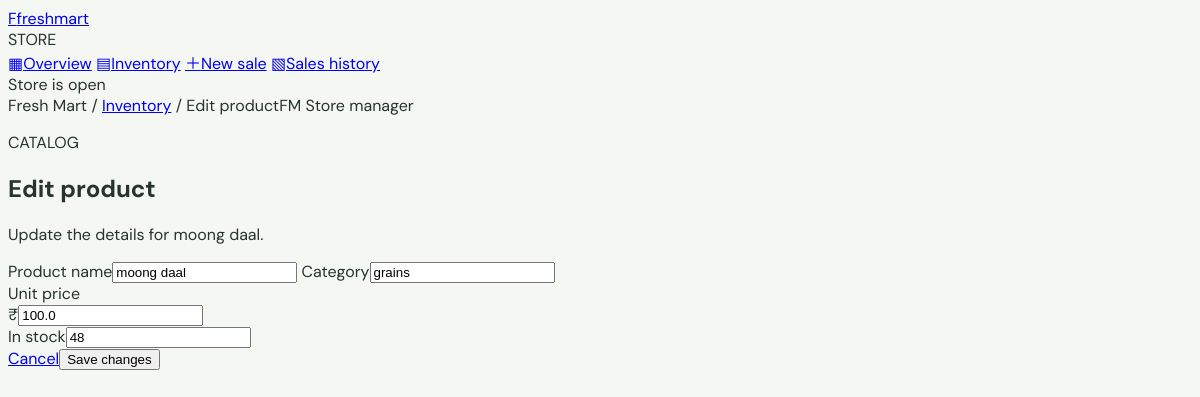
Page /inventory/2/edit on the committed database.
### tables this page shows
CREATE TABLE products (
    id INTEGER PRIMARY KEY AUTOINCREMENT,
    name TEXT NOT NULL COLLATE NOCASE UNIQUE,
    category TEXT NOT NULL DEFAULT '',
    price REAL NOT NULL CHECK (price >= 0),
    stock INTEGER NOT NULL CHECK (stock >= 0),
    created_at TEXT NOT NULL DEFAULT CURRENT_TIMESTAMP
);

### routes/inventory.py (the view, shortened to what this page needs)
@inventory_bp.route("/inventory/<int:product_id>/edit", methods=["GET", "POST"])
def edit(product_id):
    product = get_product(product_id)
    if product is None:
        flash("Product not found.", "error")
        return redirect(url_for("inventory.index"))
    return render_template("edit_product.html", product=product)

### database/db.py (called while the page is built)
def get_db():
    if "db" not in g:
        database_path = Path(current_app.config["DATABASE"])
        database_path.parent.mkdir(parents=True, exist_ok=True)
        g.db = sqlite3.connect(database_path)
        g.db.row_factory = sqlite3.Row
        g.db.execute("PRAGMA foreign_keys = ON")
    return g.db

### models/product.py (called while the page is built)
    @classmethod
    def from_row(cls, row):
        return cls(**dict(row))

### services/inventory_service.py (called while the page is built)
def get_product(product_id):
    row = get_db().execute("SELECT * FROM products WHERE id = ?", (product_id,)).fetchone()
    return Product.from_row(row) if row else None

### templates/edit_product.html (shortened to what this page needs)
{% extends "base.html" %}
{% block breadcrumb %}<a href="{{ url_for('inventory.index') }}">Inventory</a> / Edit product{% endblock %}
{% block content %}
<div class="page-heading"><div><p class="eyebrow">CATALOG</p><h1>Edit product</h1><p class="muted">Update the details for {{ product.name }}.</p></div></div>
<section class="panel form-panel"><form method="post" class="product-form">
  <label>Product name<input name="name" required maxlength="120" value="{{ request.form.get('name', product.name) }}"></label>
  <label>Category<input name="category" maxlength="80" value="{{ request.form.get('category', product.category) }}" placeholder="e.g. Produce"></label>
  <div class="form-row"><label>Unit price<div class="input-prefix"><span>₹</span><input type="number" name="price" required min="0" step="0.01" value="{{ request.form.get('price', product.price) }}"></div></label><label>In stock<input type="number" name="stock" required min="0" step="1" value="{{ request.form.get('stock', product.stock) }}"></label></div>
  <div class="form-actions"><a class="button button-quiet" href="{{ url_for('inventory.index') }}">Cancel</a><button class="button button-primary" type="submit">Save changes</button></div>
</form></section>
{% endblock %}

### static/css/style.css (style rules this page uses)
:root { font-family:'DM Sans',sans-serif;color:#26342d;background:#f5f7f3;font-synthesis:none;text-rendering:optimizeLegibility;--ink:#26342d;--muted:#7c8880;--line:#e6ebe5;--green:#24754e;--green-dark:#185d3b;--green-soft:#e7f3e9;--yellow:#dfaa43;--coral:#d66f5f;--paper:#fff;--shadow:0 12px 30px rgba(31,58,42,.045 }
* { box-sizing:border-box }
body { margin:0;min-height:100vh }
.page-heading { display:flex;align-items:center;justify-content:space-between;gap:20px;margin-bottom:27px }
.eyebrow { color:var(--green);font-size:10px;font-weight:700;letter-spacing:1.2px;margin:0 0 9px }
.page-heading h1 { font:700 28px Manrope,sans-serif;letter-spacing:0;margin:0;color:#20352a }
.muted { color:var(--muted);font-size:12px;margin:7px 0 0 }
.button { min-height:40px;padding:0 15px;display:inline-flex;align-items:center;justify-content:center;gap:8px;border-radius:5px;text-decoration:none;font:600 12px 'DM Sans',sans-serif;border:1px solid transparent;cursor:pointer;transition:background .15s,border .15s }
.button-primary { color:white;background:var(--green) }
.button-quiet { color:#65736a;background:white;border-color:#e0e6df }
.metric,.panel { background:var(--paper);border:1px solid #e9ede7;border-radius:7px;box-shadow:var(--shadow) }
.panel { padding:20px 21px }
.form-panel { max-width:620px;padding:25px }
.product-form { display:grid;gap:18px }
.product-form label,.customer-field { display:grid;gap:7px;color:#506157;font-size:11px;font-weight:600 }
.product-form input,.customer-field input,.bill-line select,.bill-line input { width:100%;height:40px;padding:0 11px;border:1px solid #dfe6de;border-radius:5px;background:white;color:#304238;font:12px 'DM Sans',sans-serif;outline:none }
.product-form input::placeholder,.customer-field input::placeholder { color:#aab3ac }
.form-row { display:grid;grid-template-columns:1fr 1fr;gap:15px }
.input-prefix { height:40px;display:flex;align-items:center;border:1px solid #dfe6de;border-radius:5px }
.input-prefix span { padding-left:11px;color:#87958b;font-size:12px }
.input-prefix input { height:38px;border:0;box-shadow:none!important }
.form-actions { display:flex;justify-content:flex-end;gap:9px;padding-top:3px }

### rows in the picture
products: name "moong daal", category "grains", price "100.0", stock "48"
